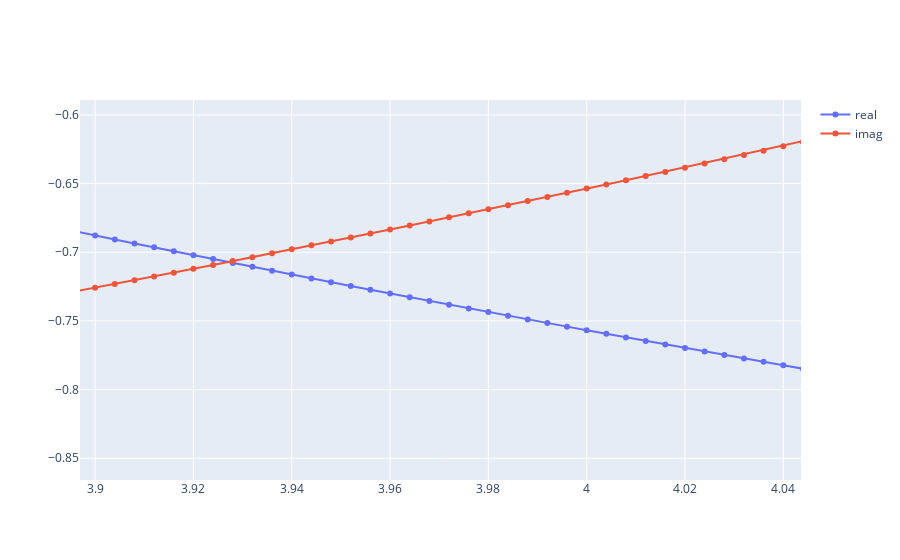

Notebook code cell kept with this figure:
### Markdown cell above
## Preview

### Code cell
# plot with plotly
import plotly.graph_objects as go
fig = go.Figure()
ts.plot(fig, mode='lines+markers')
fig.show()

### Figure 1 — Plotly figure (JSON) as saved in the notebook; plotly's stock layout.template omitted (floating-point values rounded to 4 significant figures; data arrays with more than 128 entries replaced by an {"elided": "..."} marker saying what was removed)
{"data": [{"mode": "lines+markers", "name": "real", "type": "scatter", "x": {"elided": "5001 float values"}, "y": {"elided": "5001 float values"}}, {"mode": "lines+markers", "name": "imag", "type": "scatter", "x": {"elided": "5001 float values"}, "y": {"elided": "5001 float values"}}], "layout": {"autosize": true, "xaxis": {"autorange": false, "range": [3.897, 4.044], "type": "linear"}, "yaxis": {"autorange": false, "range": [-0.8659, -0.5891], "type": "linear"}}}
